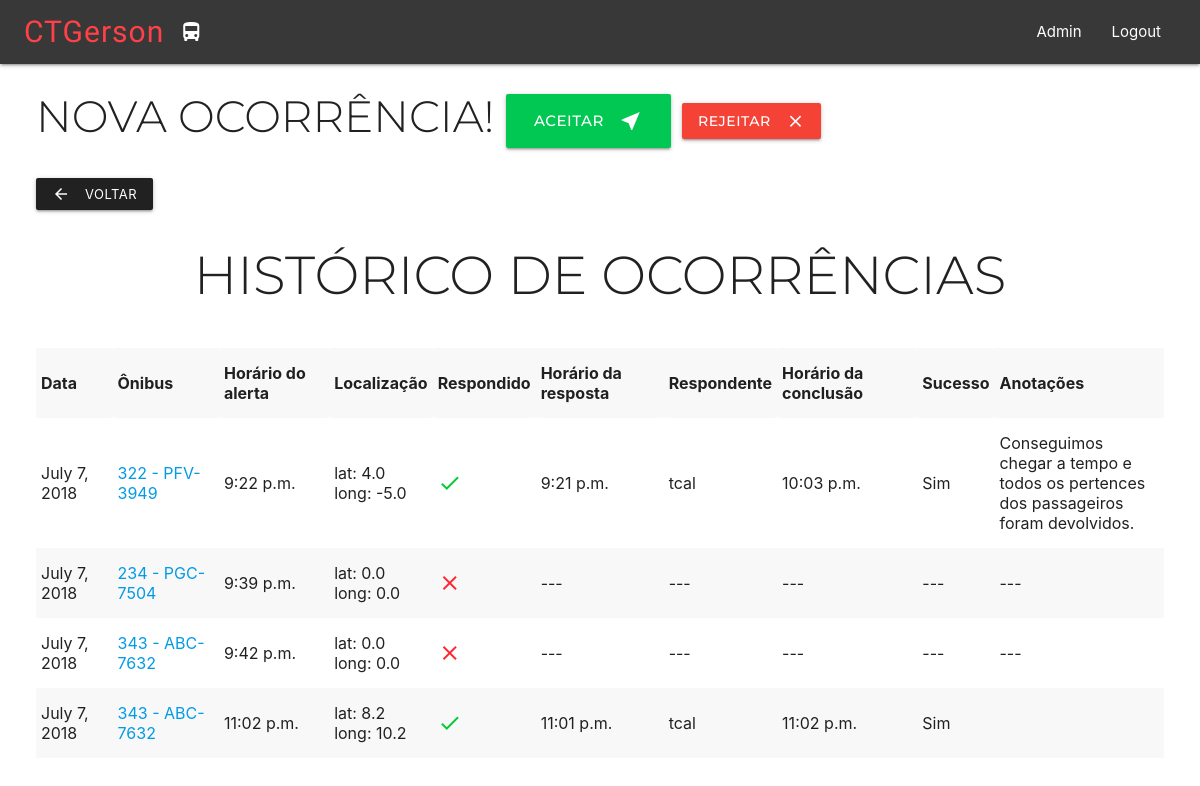
The page /lista_ocorrencias/ (signed in) on the database as committed earlier.
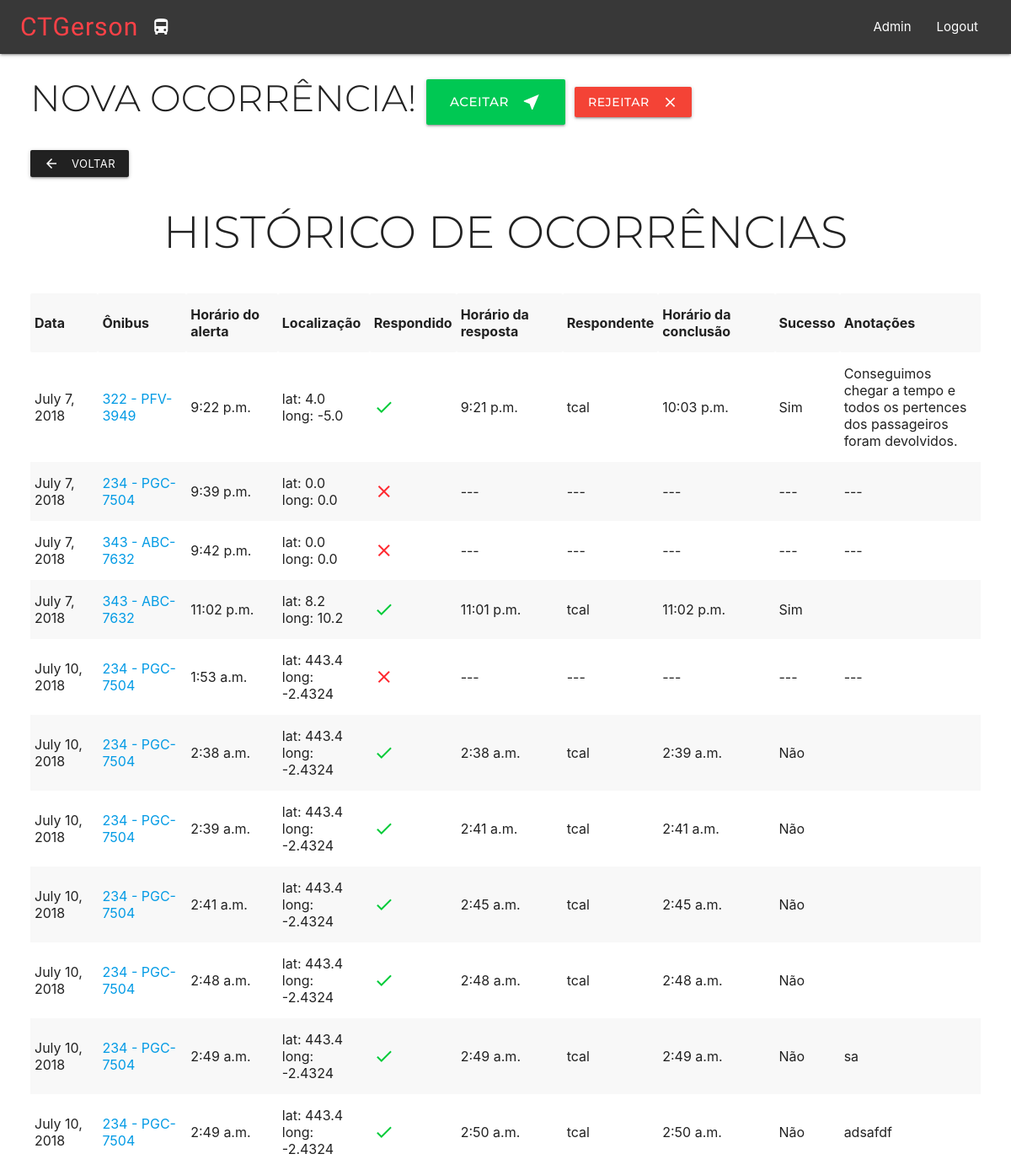
The same page on the database as committed later.
### CTGerson/models.py (models this page shows, shortened)
class Occurrence(models.Model):
    closed = models.BooleanField(default=False)
    date = models.DateField(default=timezone.localdate)
    bus = models.ForeignKey('CTGerson.Bus', on_delete=models.PROTECT, default=1)
    alert_time = models.TimeField(default=timezone.localtime)
    latitude = models.FloatField(default=0.0)
    longitude = models.FloatField(default=0.0)
    responded = models.BooleanField(default=False)
    response_time = models.TimeField(default=timezone.localtime)
    responder = models.ForeignKey('auth.User', on_delete=models.PROTECT, default=3)
    finish_time = models.TimeField(default=timezone.localtime)
    successfull = models.BooleanField(default=False)
    notes = models.TextField(blank=True)

class Bus(models.Model):
    plate = models.CharField(max_length=8)
    line_number = models.CharField(max_length=5)
    company = models.CharField(max_length=100)
    class Meta:
        permissions = (("can_see_bus_list", "See bus list"),)

### CTGerson/views.py (the view)
# urls.py: path('lista_ocorrencias/', views.occurrences_list, name='occurrences_list'),
@login_required
def occurrences_list(request):
    admin = request.user.groups.filter(name='Administrators').exists()
    occurrences = Occurrence.objects.all().filter(closed=True)
    return render(request, 'occurrences_list.html', {'admin': admin, 'occurrences': occurrences})

### CTGerson/templates/occurrences_list.html
{% extends 'base2.html' %}
{% block content %}
    <div class="row" style="margin-top: 30px;">
        <a href="http://127.0.0.1:8000/" class="waves-effect waves-light btn-small grey darken-4"><i class="material-icons left">arrow_back</i>Voltar</a>
    </div>
    <div class="page-title">
        <h2 style="text-align: center;">Histórico de ocorrências</h2>
        <br />
    </div>
    <div class="page-content">
        {% if occurrences %}
            <table class="striped responsive-table">
                <tr>
                    <th>Data</th>
                    <th>Ônibus</th>
                    <th>Horário do alerta</th>
                    <th>Localização</th>
                    <th>Respondido</th>
                    <th>Horário da resposta</th>
                    <th>Respondente</th>
                    <th>Horário da conclusão</th>
                    <th>Sucesso</th>
                    <th class="hide-on-small-and-down">Anotações</th>
                </tr>
                {% for occurrence in occurrences %}
                    <tr>
                        <td>{{ occurrence.date }}</td>
                        <td><a href="{% url 'bus_detail' pk=occurrence.bus.pk %}">{{ occurrence.bus.line_number }} - {{ occurrence.bus.plate }}</a></td>
                        <td>{{ occurrence.alert_time }}</td>
                        <td>lat: {{ occurrence.latitude }} <br />long: {{ occurrence.longitude }}</td>
                        {% if occurrence.responded %}
                                <td><i class="material-icons" style="color: #00cb37;">check</i></td>
                            {% else %}
                                <td><i class="material-icons" style="color: #ff272e;">clear</i></td>
                            {% endif %}
                        {% if occurrence.responded %}
                            <td>{{ occurrence.response_time }}</td>
                            <td>{{ occurrence.responder.username }}</td>
                            <td>{{ occurrence.finish_time }}</td>
                            {% if occurrence.successfull %}
                                <td>Sim</td>
                            {% else %}
                                <td>Não</td>
                            {% endif %}
                        <td class="hide-on-small-and-down"><p style="max-width: 200px;">{{ occurrence.notes }}</p></td>
                        {% else %}
                            <td>---</td>
                            <td>---</td>
                            <td>---</td>
                            <td>---</td>
                            <td>---</td>
                        {% endif %}
                    </tr>
                {% endfor %}
            </table>
        {% else %}
            <p>Nenhuma ocorrência encontrada</p>
        {% endif %}
    </div>
{% endblock content %}

### CTGerson/templates/base2.html (shortened to what this page needs)
{% extends "base.html" %}
{% block alert %}
    {% if not admin %}
        <div id="alert">
            <br />
        </div>
    {% endif %}
{% endblock alert %}

### CTGerson/templates/base.html (shortened to what this page needs)
{% load staticfiles %}
<html>
    <head>
        <link rel="stylesheet" href="{% static 'css/CTGerson.css' %}">
    </head>
    <body>
        <div class="navbar-fixed">
        <nav>
            <div class="nav-wrapper">
              <a href="http://127.0.0.1:8000" class="brand-logo">CTGerson<i style="color: white;" class="material-icons right">directions_bus</i></a>
              <ul id="nav-mobile" class="right hide-on-med-and-down">
                <li><a href="http://127.0.0.1:8000/admin">Admin</a></li>
                <li><a href="http://127.0.0.1:8000/accounts/logout">Logout</a></li>
              </ul>
            </div>
          </nav>
        </div>
        <div class="content container">
            {% block alert %}
            {% endblock alert %}
            {% block content %}
            {% endblock content %}
        </div>
    </body>
</html>

Rows that differ between the two databases and show on the page:
added Occurrence: date "July 10, 2018", bus.line_number "234", bus.plate "PGC-7504", alert_time "1:53 a.m.", latitude "443.4", longitude "-2.4324", responded False (drawn)
added Occurrence: date "July 10, 2018", bus.line_number "234", bus.plate "PGC-7504", alert_time "2:38 a.m.", latitude "443.4", longitude "-2.4324", responded True (drawn), response_time "2:38 a.m.", responder.username "tcal", finish_time "2:39 a.m.", successfull "Não"
added Occurrence: date "July 10, 2018", bus.line_number "234", bus.plate "PGC-7504", alert_time "2:39 a.m.", latitude "443.4", longitude "-2.4324", responded True (drawn), response_time "2:41 a.m.", responder.username "tcal", finish_time "2:41 a.m.", successfull "Não"
added Occurrence: date "July 10, 2018", bus.line_number "234", bus.plate "PGC-7504", alert_time "2:41 a.m.", latitude "443.4", longitude "-2.4324", responded True (drawn), response_time "2:45 a.m.", responder.username "tcal", finish_time "2:45 a.m.", successfull "Não"
added Occurrence: date "July 10, 2018", bus.line_number "234", bus.plate "PGC-7504", alert_time "2:48 a.m.", latitude "443.4", longitude "-2.4324", responded True (drawn), response_time "2:48 a.m.", responder.username "tcal", finish_time "2:48 a.m.", successfull "Não"
added Occurrence: date "July 10, 2018", bus.line_number "234", bus.plate "PGC-7504", alert_time "2:49 a.m.", latitude "443.4", longitude "-2.4324", responded True (drawn), response_time "2:49 a.m.", responder.username "tcal", finish_time "2:49 a.m.", successfull "Não", notes "sa"
added Occurrence: date "July 10, 2018", bus.line_number "234", bus.plate "PGC-7504", alert_time "2:49 a.m.", latitude "443.4", longitude "-2.4324", responded True (drawn), response_time "2:50 a.m.", responder.username "tcal", finish_time "2:50 a.m.", successfull "Não", notes "adsafdf"
